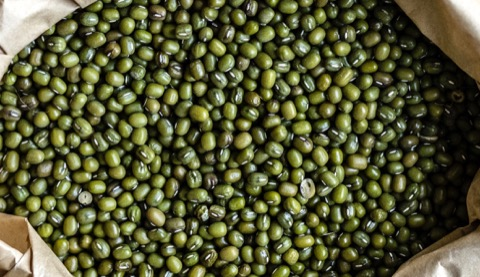
#> input picture task1/images/count1.jpg, 480 x 277 px
$ python -i image_processor.py   (imports and definitions only)
#> lines starting #> are read from the running program, lines starting #| are printed output that depends on the picture; after the words box and inside, x2 and y2 are one past the last pixel; in counts of white or black regions, pixels touching at a corner belong together
### task1/light_utils.py
from __future__ import print_function
from builtins import input
import cv2 as cv
import numpy as np
import argparse


def reset_light(image, alpha, beta):
    new_image = np.zeros(image.shape, image.dtype)

    # Do the operation new_image(i,j) = alpha*image(i,j) + beta
    # Instead of these 'for' loops we could have used simply:
    # new_image = cv.convertScaleAbs(image, alpha=alpha, beta=beta)
    # but we wanted to show you how to access the pixels :)

    for y in range(image.shape[0]):
        for x in range(image.shape[1]):
            for c in range(image.shape[2]):
                new_image[y, x, c] = np.clip(alpha * image[y, x, c] + beta, 0, 255)

    return new_image

### task1/image_processor.py
import cv2
import numpy as np

from task1.light_utils import reset_light


def tilted_threshold(img, threshold):
    h, w = img.shape[:2]

    left, middle, right, middle_pos = threshold

    if middle_pos:
        left_part = w * middle_pos
        right_part = w - left_part

        plane_left = [np.linspace(left, middle, left_part) for _ in range(h)]
        plane_right = [np.linspace(middle, right, right_part) for _ in range(h)]
        plane = np.concatenate([plane_left, plane_right], axis=1)
    else:
        plane = [np.linspace(left, right, w) for _ in range(h)]
        plane = np.array(plane)

    plane = cv2.resize(plane, (int(w), int(h)))
    plane[plane < 0] = 0
    result = np.where(img > plane, 255, 0)
    result = result.astype(np.uint8)

    return result


# [50 lines left out: functions double_threshold, adjust_gamma, cv2clahe, open_img_1, open_img_8, open_img_9, not called in this run]


def open_img_10(path):
    img = cv2.imread(path)
    return img


# [6 lines left out: function extraction_function_1, not called in this run]


def extraction_function_3(img):
    img = cv2.pyrMeanShiftFiltering(img, 3, 19)
    img = cv2.fastNlMeansDenoising(img, None, 3, 7, 8)
    img = reset_light(img, 2, -100)
    img = cv2.cvtColor(img, cv2.COLOR_BGR2GRAY)
    img = cv2.bitwise_not(img)
    img = tilted_threshold(img, [50, 100, 120, 0.9])
    return img


# [70 lines left out: functions extraction_function_5, extraction_function_6, extraction_function_7, extraction_function_8, extraction_function_9, extraction_function_10 and 1 more, not called in this run]


extraction_functions = [extraction_function_1, extraction_function_1, extraction_function_3, extraction_function_1,
                        extraction_function_5, extraction_function_6, extraction_function_7, extraction_function_8,
                        extraction_function_9, extraction_function_10, extraction_function_11]

loading_functions = [open_img_1, open_img_1, open_img_10, open_img_1, open_img_1, open_img_1,
                     open_img_1, open_img_8, open_img_9, open_img_10, open_img_10]

>>> import cv2
>>> picture = cv2.imread('images/count1.jpg')
#> picture is the input picture: shape (277, 480, 3); mean B, G, R 52, 85.5, 84.4
>>> result = extraction_function_3(picture)
#> after the loop in reset_light, `for y in range(image.shape[0]):`:
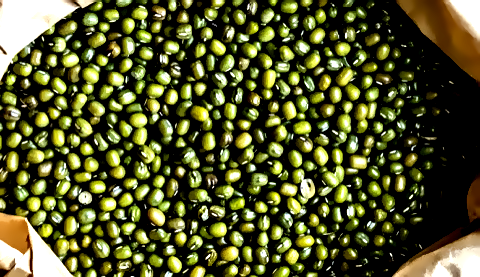
#> new_image: shape (277, 480, 3); mean of channels 0, 1, 2 42.9, 85.9, 84.2; drawn as B, G, R
#> in extraction_function_3, `img = cv2.cvtColor(img, cv2.COLOR_BGR2GRAY)`:
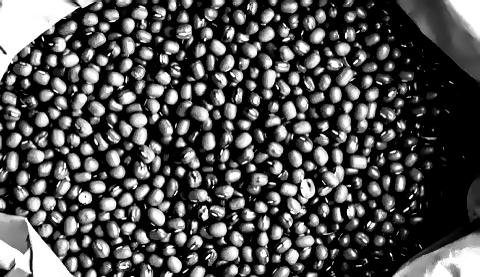
#> img: shape (277, 480); min 0, max 255, mean 80.5
#> in extraction_function_3, `img = cv2.bitwise_not(img)`:
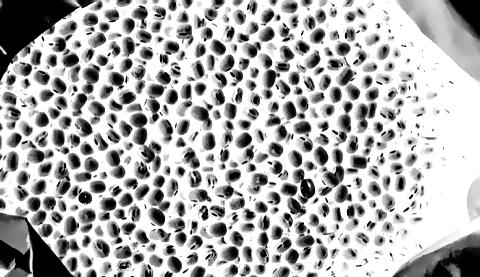
#> img: shape (277, 480); min 0, max 255, mean 174.5
#> in tilted_threshold, `result = np.where(img > plane, 255, 0)`:
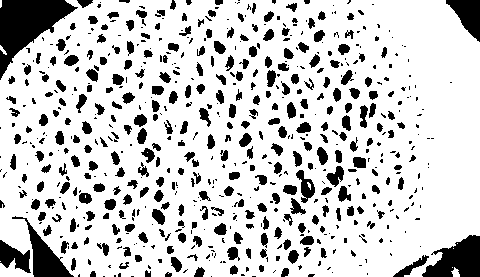
#> result: shape (277, 480) int64; 80.4% white; 631 black regions (334 under 20 px), largest, box (x1, y1, x2, y2) and area: (0, 0, 78, 80) 2858, (422, 235, 480, 277) 1550, (12, 216, 74, 277) 1110

$ run again, on task1/images/count11.jpg
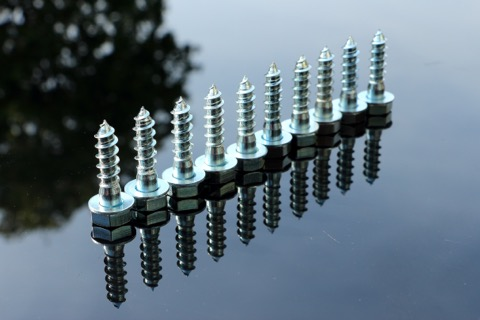
#> input picture task1/images/count11.jpg, 480 x 320 px
#> picture is the input picture: shape (320, 480, 3); mean B, G, R 123.9, 112.3, 96.2
#> after the loop in reset_light, `for y in range(image.shape[0]):`:
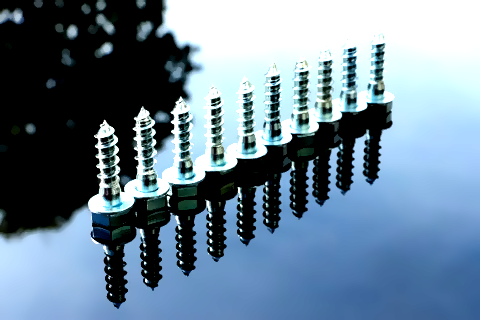
#> new_image: shape (320, 480, 3); mean of channels 0, 1, 2 148.6, 130.1, 107.3; drawn as B, G, R
#> in tilted_threshold, `result = np.where(img > plane, 255, 0)`:
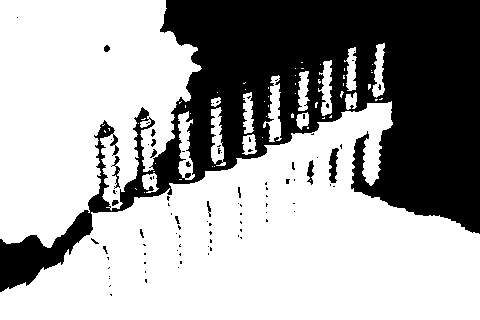
#> result: shape (320, 480) int64; 65.1% white; 91 black regions (77 under 20 px), largest, box (x1, y1, x2, y2) and area: (0, 0, 480, 292) 52548, (329, 148, 339, 183) 217, (111, 156, 120, 189) 101

$ run again, on task1/images/count12.jpg
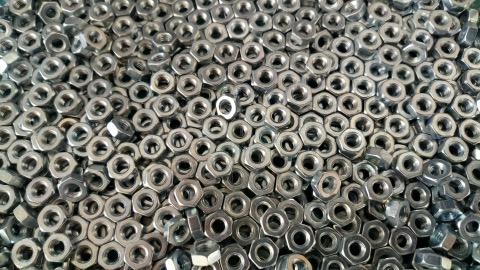
#> input picture task1/images/count12.jpg, 480 x 270 px
#> picture is the input picture: shape (270, 480, 3); mean B, G, R 105.6, 113.1, 112.7
#> after the loop in reset_light, `for y in range(image.shape[0]):`:
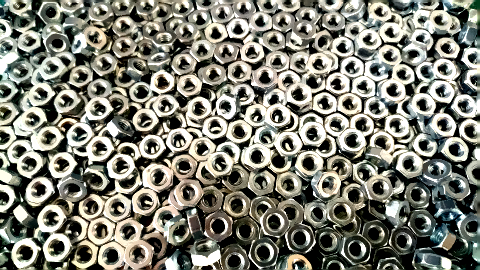
#> new_image: shape (270, 480, 3); mean of channels 0, 1, 2 116.3, 127.3, 127.1; drawn as B, G, R
#> in tilted_threshold, `result = np.where(img > plane, 255, 0)`:
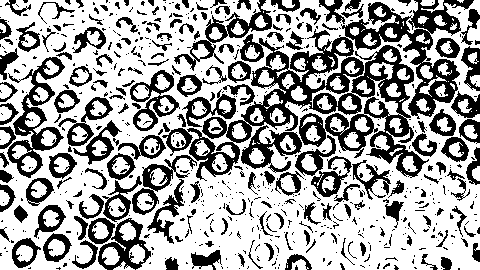
#> result: shape (270, 480) int64; 64.4% white; 646 black regions (469 under 20 px), largest, box (x1, y1, x2, y2) and area: (162, 0, 474, 181) 14855, (7, 57, 65, 178) 2081, (88, 218, 151, 270) 1344

$ run again, on task1/images/count2.jpg
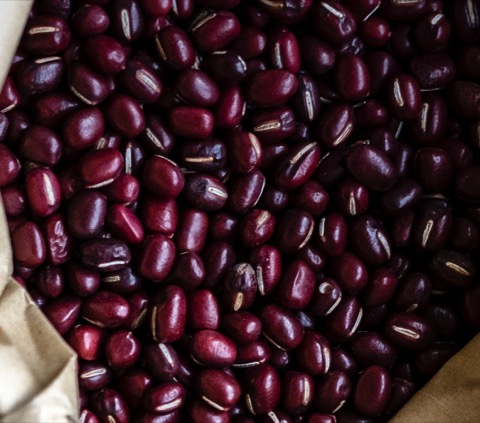
#> input picture task1/images/count2.jpg, 480 x 423 px
#> picture is the input picture: shape (423, 480, 3); mean B, G, R 37.5, 31, 56.3
#> after the loop in reset_light, `for y in range(image.shape[0]):`:
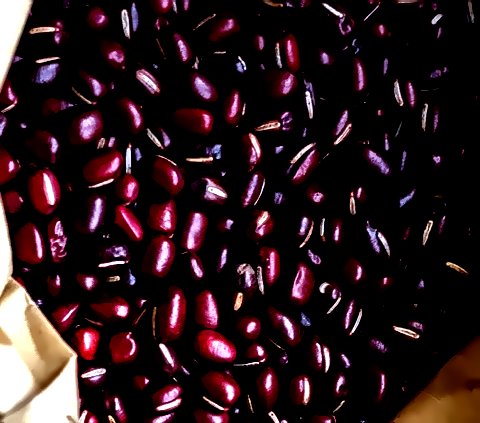
#> new_image: shape (423, 480, 3); mean of channels 0, 1, 2 29, 25.2, 44; drawn as B, G, R
#> in tilted_threshold, `result = np.where(img > plane, 255, 0)`:
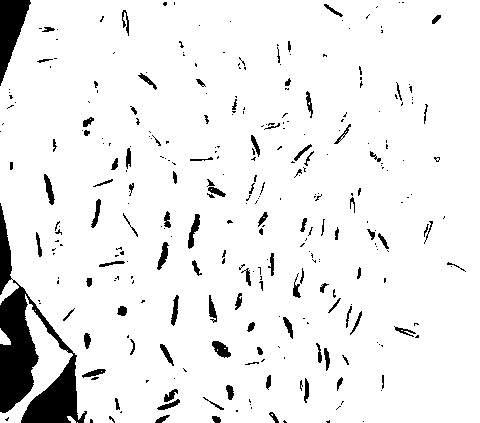
#> result: shape (423, 480) int64; 92.8% white; 310 black regions (210 under 20 px), largest, box (x1, y1, x2, y2) and area: (0, 203, 87, 423) 6462, (0, 0, 31, 86) 1389, (212, 341, 231, 358) 191
